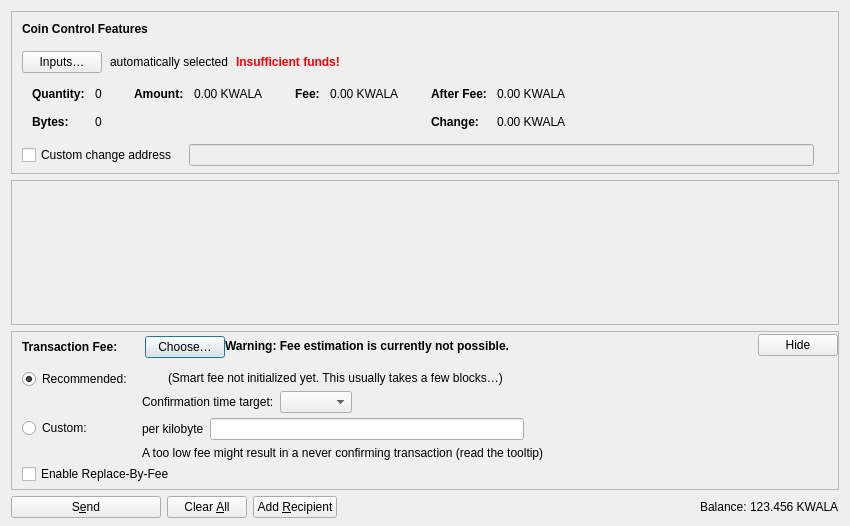
<?xml version="1.0" encoding="UTF-8"?>
<ui version="4.0">
 <class>SendCoinsDialog</class>
 <widget class="QDialog" name="SendCoinsDialog">
  <property name="geometry">
   <rect>
    <x>0</x>
    <y>0</y>
    <width>850</width>
    <height>526</height>
   </rect>
  </property>
  <property name="windowTitle">
   <string>Send Coins</string>
  </property>
  <layout class="QVBoxLayout" name="verticalLayout" stretch="0,1,0,0">
   <property name="bottomMargin">
    <number>8</number>
   </property>
   <item>
    <widget class="QFrame" name="frameCoinControl">
     <property name="sizePolicy">
      <sizepolicy hsizetype="Expanding" vsizetype="Expanding">
       <horstretch>0</horstretch>
       <verstretch>0</verstretch>
      </sizepolicy>
     </property>
     <property name="maximumSize">
      <size>
       <width>16777215</width>
       <height>16777215</height>
      </size>
     </property>
     <property name="frameShape">
      <enum>QFrame::StyledPanel</enum>
     </property>
     <property name="frameShadow">
      <enum>QFrame::Sunken</enum>
     </property>
     <layout class="QVBoxLayout" name="verticalLayoutCoinControl2">
      <property name="spacing">
       <number>0</number>
      </property>
      <property name="leftMargin">
       <number>0</number>
      </property>
      <property name="topMargin">
       <number>0</number>
      </property>
      <property name="rightMargin">
       <number>0</number>
      </property>
      <property name="bottomMargin">
       <number>6</number>
      </property>
      <item>
       <layout class="QVBoxLayout" name="verticalLayoutCoinControl" stretch="0,0,0,0,1">
        <property name="spacing">
         <number>0</number>
        </property>
        <property name="leftMargin">
         <number>10</number>
        </property>
        <property name="topMargin">
         <number>10</number>
        </property>
        <item>
         <layout class="QHBoxLayout" name="horizontalLayoutCoinControl1">
          <property name="bottomMargin">
           <number>15</number>
          </property>
          <item>
           <widget class="QLabel" name="labelCoinControlFeatures">
            <property name="sizePolicy">
             <sizepolicy hsizetype="Preferred" vsizetype="Maximum">
              <horstretch>0</horstretch>
              <verstretch>0</verstretch>
             </sizepolicy>
            </property>
            <property name="font">
             <font>
              <weight>75</weight>
              <bold>true</bold>
             </font>
            </property>
            <property name="styleSheet">
             <string notr="true">font-weight:bold;</string>
            </property>
            <property name="text">
             <string>Coin Control Features</string>
            </property>
           </widget>
          </item>
         </layout>
        </item>
        <item>
         <layout class="QHBoxLayout" name="horizontalLayoutCoinControl2" stretch="0,0,0,0">
          <property name="spacing">
           <number>8</number>
          </property>
          <property name="bottomMargin">
           <number>10</number>
          </property>
          <item>
           <widget class="QPushButton" name="pushButtonCoinControl">
            <property name="styleSheet">
             <string notr="true"/>
            </property>
            <property name="text">
             <string>Inputs…</string>
            </property>
            <property name="autoDefault">
             <bool>false</bool>
            </property>
           </widget>
          </item>
          <item>
           <widget class="QLabel" name="labelCoinControlAutomaticallySelected">
            <property name="text">
             <string>automatically selected</string>
            </property>
            <property name="margin">
             <number>5</number>
            </property>
           </widget>
          </item>
          <item>
           <widget class="QLabel" name="labelCoinControlInsuffFunds">
            <property name="font">
             <font>
              <weight>75</weight>
              <bold>true</bold>
             </font>
            </property>
            <property name="styleSheet">
             <string notr="true">color:red;font-weight:bold;</string>
            </property>
            <property name="text">
             <string>Insufficient funds!</string>
            </property>
            <property name="margin">
             <number>5</number>
            </property>
           </widget>
          </item>
          <item>
           <spacer name="horizontalSpacerCoinControl">
            <property name="orientation">
             <enum>Qt::Horizontal</enum>
            </property>
            <property name="sizeHint" stdset="0">
             <size>
              <width>40</width>
              <height>1</height>
             </size>
            </property>
           </spacer>
          </item>
         </layout>
        </item>
        <item>
         <widget class="QWidget" name="widgetCoinControl" native="true">
          <property name="sizePolicy">
           <sizepolicy hsizetype="Preferred" vsizetype="Preferred">
            <horstretch>0</horstretch>
            <verstretch>0</verstretch>
           </sizepolicy>
          </property>
          <property name="minimumSize">
           <size>
            <width>0</width>
            <height>0</height>
           </size>
          </property>
          <property name="styleSheet">
           <string notr="true"/>
          </property>
          <layout class="QHBoxLayout" name="horizontalLayoutCoinControl5">
           <property name="leftMargin">
            <number>0</number>
           </property>
           <property name="topMargin">
            <number>0</number>
           </property>
           <property name="rightMargin">
            <number>0</number>
           </property>
           <property name="bottomMargin">
            <number>0</number>
           </property>
           <item>
            <layout class="QHBoxLayout" name="horizontalLayoutCoinControl3" stretch="0,0,0,1">
             <property name="spacing">
              <number>20</number>
             </property>
             <property name="topMargin">
              <number>0</number>
             </property>
             <property name="bottomMargin">
              <number>10</number>
             </property>
             <item>
              <layout class="QFormLayout" name="formLayoutCoinControl1">
               <property name="labelAlignment">
                <set>Qt::AlignLeft|Qt::AlignVCenter</set>
               </property>
               <property name="horizontalSpacing">
                <number>10</number>
               </property>
               <property name="verticalSpacing">
                <number>14</number>
               </property>
               <property name="leftMargin">
                <number>10</number>
               </property>
               <property name="topMargin">
                <number>4</number>
               </property>
               <property name="rightMargin">
                <number>6</number>
               </property>
               <item row="0" column="0">
                <widget class="QLabel" name="labelCoinControlQuantityText">
                 <property name="font">
                  <font>
                   <weight>75</weight>
                   <bold>true</bold>
                  </font>
                 </property>
                 <property name="text">
                  <string>Quantity:</string>
                 </property>
                 <property name="margin">
                  <number>0</number>
                 </property>
                </widget>
               </item>
               <item row="0" column="1">
                <widget class="QLabel" name="labelCoinControlQuantity">
                 <property name="cursor">
                  <cursorShape>IBeamCursor</cursorShape>
                 </property>
                 <property name="contextMenuPolicy">
                  <enum>Qt::ActionsContextMenu</enum>
                 </property>
                 <property name="text">
                  <string notr="true">0</string>
                 </property>
                 <property name="margin">
                  <number>0</number>
                 </property>
                 <property name="textInteractionFlags">
                  <set>Qt::LinksAccessibleByMouse|Qt::TextSelectableByKeyboard|Qt::TextSelectableByMouse</set>
                 </property>
                </widget>
               </item>
               <item row="1" column="0">
                <widget class="QLabel" name="labelCoinControlBytesText">
                 <property name="font">
                  <font>
                   <weight>75</weight>
                   <bold>true</bold>
                  </font>
                 </property>
                 <property name="text">
                  <string>Bytes:</string>
                 </property>
                </widget>
               </item>
               <item row="1" column="1">
                <widget class="QLabel" name="labelCoinControlBytes">
                 <property name="cursor">
                  <cursorShape>IBeamCursor</cursorShape>
                 </property>
                 <property name="contextMenuPolicy">
                  <enum>Qt::ActionsContextMenu</enum>
                 </property>
                 <property name="text">
                  <string notr="true">0</string>
                 </property>
                 <property name="textInteractionFlags">
                  <set>Qt::LinksAccessibleByMouse|Qt::TextSelectableByKeyboard|Qt::TextSelectableByMouse</set>
                 </property>
                </widget>
               </item>
              </layout>
             </item>
             <item>
              <layout class="QFormLayout" name="formLayoutCoinControl2">
               <property name="horizontalSpacing">
                <number>10</number>
               </property>
               <property name="verticalSpacing">
                <number>14</number>
               </property>
               <property name="leftMargin">
                <number>6</number>
               </property>
               <property name="topMargin">
                <number>4</number>
               </property>
               <property name="rightMargin">
                <number>6</number>
               </property>
               <item row="0" column="0">
                <widget class="QLabel" name="labelCoinControlAmountText">
                 <property name="font">
                  <font>
                   <weight>75</weight>
                   <bold>true</bold>
                  </font>
                 </property>
                 <property name="text">
                  <string>Amount:</string>
                 </property>
                 <property name="margin">
                  <number>0</number>
                 </property>
                </widget>
               </item>
               <item row="0" column="1">
                <widget class="QLabel" name="labelCoinControlAmount">
                 <property name="cursor">
                  <cursorShape>IBeamCursor</cursorShape>
                 </property>
                 <property name="contextMenuPolicy">
                  <enum>Qt::ActionsContextMenu</enum>
                 </property>
                 <property name="text">
                  <string notr="true">0.00 KWALA</string>
                 </property>
                 <property name="textInteractionFlags">
                  <set>Qt::LinksAccessibleByMouse|Qt::TextSelectableByKeyboard|Qt::TextSelectableByMouse</set>
                 </property>
                </widget>
               </item>
              </layout>
             </item>
             <item>
              <layout class="QFormLayout" name="formLayoutCoinControl3">
               <property name="horizontalSpacing">
                <number>10</number>
               </property>
               <property name="verticalSpacing">
                <number>14</number>
               </property>
               <property name="leftMargin">
                <number>6</number>
               </property>
               <property name="topMargin">
                <number>4</number>
               </property>
               <property name="rightMargin">
                <number>6</number>
               </property>
               <item row="0" column="0">
                <widget class="QLabel" name="labelCoinControlFeeText">
                 <property name="font">
                  <font>
                   <weight>75</weight>
                   <bold>true</bold>
                  </font>
                 </property>
                 <property name="text">
                  <string>Fee:</string>
                 </property>
                 <property name="margin">
                  <number>0</number>
                 </property>
                </widget>
               </item>
               <item row="0" column="1">
                <widget class="QLabel" name="labelCoinControlFee">
                 <property name="cursor">
                  <cursorShape>IBeamCursor</cursorShape>
                 </property>
                 <property name="contextMenuPolicy">
                  <enum>Qt::ActionsContextMenu</enum>
                 </property>
                 <property name="text">
                  <string notr="true">0.00 KWALA</string>
                 </property>
                 <property name="textInteractionFlags">
                  <set>Qt::LinksAccessibleByMouse|Qt::TextSelectableByKeyboard|Qt::TextSelectableByMouse</set>
                 </property>
                </widget>
               </item>
              </layout>
             </item>
             <item>
              <layout class="QFormLayout" name="formLayoutCoinControl4">
               <property name="labelAlignment">
                <set>Qt::AlignLeft|Qt::AlignVCenter</set>
               </property>
               <property name="horizontalSpacing">
                <number>10</number>
               </property>
               <property name="verticalSpacing">
                <number>14</number>
               </property>
               <property name="leftMargin">
                <number>6</number>
               </property>
               <property name="topMargin">
                <number>4</number>
               </property>
               <property name="rightMargin">
                <number>6</number>
               </property>
               <item row="0" column="0">
                <widget class="QLabel" name="labelCoinControlAfterFeeText">
                 <property name="font">
                  <font>
                   <weight>75</weight>
                   <bold>true</bold>
                  </font>
                 </property>
                 <property name="text">
                  <string>After Fee:</string>
                 </property>
                 <property name="margin">
                  <number>0</number>
                 </property>
                </widget>
               </item>
               <item row="0" column="1">
                <widget class="QLabel" name="labelCoinControlAfterFee">
                 <property name="cursor">
                  <cursorShape>IBeamCursor</cursorShape>
                 </property>
                 <property name="contextMenuPolicy">
                  <enum>Qt::ActionsContextMenu</enum>
                 </property>
                 <property name="text">
                  <string notr="true">0.00 KWALA</string>
                 </property>
                 <property name="textInteractionFlags">
                  <set>Qt::LinksAccessibleByMouse|Qt::TextSelectableByKeyboard|Qt::TextSelectableByMouse</set>
                 </property>
                </widget>
               </item>
               <item row="1" column="0">
                <widget class="QLabel" name="labelCoinControlChangeText">
                 <property name="font">
                  <font>
                   <weight>75</weight>
                   <bold>true</bold>
                  </font>
                 </property>
                 <property name="text">
                  <string>Change:</string>
                 </property>
                </widget>
               </item>
               <item row="1" column="1">
                <widget class="QLabel" name="labelCoinControlChange">
                 <property name="cursor">
                  <cursorShape>IBeamCursor</cursorShape>
                 </property>
                 <property name="contextMenuPolicy">
                  <enum>Qt::ActionsContextMenu</enum>
                 </property>
                 <property name="text">
                  <string notr="true">0.00 KWALA</string>
                 </property>
                 <property name="textInteractionFlags">
                  <set>Qt::LinksAccessibleByMouse|Qt::TextSelectableByKeyboard|Qt::TextSelectableByMouse</set>
                 </property>
                </widget>
               </item>
              </layout>
             </item>
            </layout>
           </item>
          </layout>
         </widget>
        </item>
        <item>
         <layout class="QHBoxLayout" name="horizontalLayoutCoinControl4" stretch="0,0,0">
          <property name="spacing">
           <number>12</number>
          </property>
          <property name="sizeConstraint">
           <enum>QLayout::SetDefaultConstraint</enum>
          </property>
          <property name="topMargin">
           <number>5</number>
          </property>
          <property name="rightMargin">
           <number>5</number>
          </property>
          <item>
           <widget class="QCheckBox" name="checkBoxCoinControlChange">
            <property name="toolTip">
             <string>If this is activated, but the change address is empty or invalid, change will be sent to a newly generated address.</string>
            </property>
            <property name="text">
             <string>Custom change address</string>
            </property>
           </widget>
          </item>
          <item>
           <widget class="QValidatedLineEdit" name="lineEditCoinControlChange">
            <property name="enabled">
             <bool>false</bool>
            </property>
            <property name="sizePolicy">
             <sizepolicy hsizetype="Expanding" vsizetype="Fixed">
              <horstretch>0</horstretch>
              <verstretch>0</verstretch>
             </sizepolicy>
            </property>
           </widget>
          </item>
          <item>
           <widget class="QLabel" name="labelCoinControlChangeLabel">
            <property name="sizePolicy">
             <sizepolicy hsizetype="Preferred" vsizetype="Expanding">
              <horstretch>0</horstretch>
              <verstretch>0</verstretch>
             </sizepolicy>
            </property>
            <property name="minimumSize">
             <size>
              <width>0</width>
              <height>0</height>
             </size>
            </property>
            <property name="text">
             <string/>
            </property>
            <property name="margin">
             <number>3</number>
            </property>
           </widget>
          </item>
         </layout>
        </item>
        <item>
         <spacer name="verticalSpacerCoinControl">
          <property name="orientation">
           <enum>Qt::Vertical</enum>
          </property>
          <property name="sizeHint" stdset="0">
           <size>
            <width>800</width>
            <height>1</height>
           </size>
          </property>
         </spacer>
        </item>
       </layout>
      </item>
     </layout>
    </widget>
   </item>
   <item>
    <widget class="QScrollArea" name="scrollArea">
     <property name="widgetResizable">
      <bool>true</bool>
     </property>
     <widget class="QWidget" name="scrollAreaWidgetContents">
      <property name="geometry">
       <rect>
        <x>0</x>
        <y>0</y>
        <width>830</width>
        <height>104</height>
       </rect>
      </property>
      <layout class="QVBoxLayout" name="verticalLayout_2" stretch="0,1">
       <property name="leftMargin">
        <number>0</number>
       </property>
       <property name="topMargin">
        <number>0</number>
       </property>
       <property name="rightMargin">
        <number>0</number>
       </property>
       <property name="bottomMargin">
        <number>0</number>
       </property>
       <item>
        <layout class="QVBoxLayout" name="entries">
         <property name="spacing">
          <number>6</number>
         </property>
        </layout>
       </item>
       <item>
        <spacer name="verticalSpacer">
         <property name="orientation">
          <enum>Qt::Vertical</enum>
         </property>
         <property name="sizeHint" stdset="0">
          <size>
           <width>20</width>
           <height>40</height>
          </size>
         </property>
        </spacer>
       </item>
      </layout>
     </widget>
    </widget>
   </item>
   <item>
    <widget class="QFrame" name="frameFee">
     <property name="sizePolicy">
      <sizepolicy hsizetype="Expanding" vsizetype="Expanding">
       <horstretch>0</horstretch>
       <verstretch>0</verstretch>
      </sizepolicy>
     </property>
     <property name="maximumSize">
      <size>
       <width>16777215</width>
       <height>16777215</height>
      </size>
     </property>
     <property name="frameShape">
      <enum>QFrame::StyledPanel</enum>
     </property>
     <property name="frameShadow">
      <enum>QFrame::Sunken</enum>
     </property>
     <layout class="QVBoxLayout" name="verticalLayoutFee1">
      <property name="spacing">
       <number>0</number>
      </property>
      <property name="leftMargin">
       <number>0</number>
      </property>
      <property name="topMargin">
       <number>0</number>
      </property>
      <property name="rightMargin">
       <number>0</number>
      </property>
      <property name="bottomMargin">
       <number>0</number>
      </property>
      <item>
       <layout class="QVBoxLayout" name="verticalLayoutFee2" stretch="0,0,0">
        <property name="spacing">
         <number>0</number>
        </property>
        <property name="leftMargin">
         <number>10</number>
        </property>
        <property name="topMargin">
         <number>0</number>
        </property>
        <item>
         <layout class="QHBoxLayout" name="horizontalLayoutFee1">
          <property name="bottomMargin">
           <number>0</number>
          </property>
          <item>
           <layout class="QVBoxLayout" name="verticalLayoutFee7">
            <property name="spacing">
             <number>0</number>
            </property>
            <item>
             <spacer name="verticalSpacerSmartFee">
              <property name="orientation">
               <enum>Qt::Vertical</enum>
              </property>
              <property name="sizeType">
               <enum>QSizePolicy::Fixed</enum>
              </property>
              <property name="sizeHint" stdset="0">
               <size>
                <width>1</width>
                <height>4</height>
               </size>
              </property>
             </spacer>
            </item>
            <item>
             <layout class="QHBoxLayout" name="horizontalLayoutSmartFee">
              <property name="spacing">
               <number>10</number>
              </property>
              <item>
               <widget class="QLabel" name="labelFeeHeadline">
                <property name="sizePolicy">
                 <sizepolicy hsizetype="Preferred" vsizetype="Maximum">
                  <horstretch>0</horstretch>
                  <verstretch>0</verstretch>
                 </sizepolicy>
                </property>
                <property name="font">
                 <font>
                  <weight>75</weight>
                  <bold>true</bold>
                 </font>
                </property>
                <property name="styleSheet">
                 <string notr="true">font-weight:bold;</string>
                </property>
                <property name="text">
                 <string>Transaction Fee:</string>
                </property>
               </widget>
              </item>
              <item>
               <widget class="QLabel" name="labelFeeMinimized">
                <property name="text">
                 <string/>
                </property>
               </widget>
              </item>
              <item>
               <widget class="QPushButton" name="buttonChooseFee">
                <property name="text">
                 <string>Choose…</string>
                </property>
               </widget>
              </item>
             </layout>
            </item>
            <item>
             <spacer name="verticalSpacer_5">
              <property name="orientation">
               <enum>Qt::Vertical</enum>
              </property>
              <property name="sizeHint" stdset="0">
               <size>
                <width>1</width>
                <height>1</height>
               </size>
              </property>
             </spacer>
            </item>
           </layout>
          </item>
          <item>
           <widget class="QLabel" name="fallbackFeeWarningLabel">
            <property name="toolTip">
             <string>Using the fallbackfee can result in sending a transaction that will take several hours or days (or never) to confirm. Consider choosing your fee manually or wait until you have validated the complete chain.</string>
            </property>
            <property name="font">
            <font>
                <weight>75</weight>
                <bold>true</bold>
            </font>
            </property>
            <property name="text">
             <string>Warning: Fee estimation is currently not possible.</string>
            </property>
            <property name="wordWrap">
             <bool>false</bool>
            </property>
           </widget>
          </item>
          <item>
           <spacer name="horizontalSpacer_4">
            <property name="orientation">
             <enum>Qt::Horizontal</enum>
            </property>
            <property name="sizeType">
             <enum>QSizePolicy::MinimumExpanding</enum>
            </property>
            <property name="sizeHint" stdset="0">
             <size>
              <width>40</width>
              <height>20</height>
             </size>
            </property>
           </spacer>
          </item>
          <item>
           <widget class="QPushButton" name="buttonMinimizeFee">
            <property name="toolTip">
             <string>Hide transaction fee settings</string>
            </property>
            <property name="text">
             <string>Hide</string>
            </property>
           </widget>
          </item>
         </layout>
        </item>
        <item>
         <widget class="QFrame" name="frameFeeSelection">
          <layout class="QVBoxLayout" name="verticalLayoutFee12">
           <property name="spacing">
            <number>0</number>
           </property>
           <property name="leftMargin">
            <number>0</number>
           </property>
           <property name="topMargin">
            <number>0</number>
           </property>
           <property name="rightMargin">
            <number>0</number>
           </property>
           <property name="bottomMargin">
            <number>0</number>
           </property>
           <item>
            <layout class="QGridLayout" name="gridLayoutFee">
             <property name="topMargin">
              <number>10</number>
             </property>
             <property name="bottomMargin">
              <number>4</number>
             </property>
             <property name="horizontalSpacing">
              <number>10</number>
             </property>
             <property name="verticalSpacing">
              <number>4</number>
             </property>
             <item row="1" column="1">
              <layout class="QVBoxLayout" name="verticalLayoutFee8">
               <property name="spacing">
                <number>6</number>
               </property>
               <item>
                <layout class="QHBoxLayout" name="horizontalLayoutFee13">
                 <item>
                  <widget class="QLabel" name="labelCustomPerKilobyte">
                   <property name="toolTip">
                    <string>Specify a custom fee per kB (1,000 bytes) of the transaction's virtual size.

Note:  Since the fee is calculated on a per-byte basis, a fee rate of "100 satoshis per kvB" for a transaction size of 500 virtual bytes (half of 1 kvB) would ultimately yield a fee of only 50 satoshis.</string>
                   </property>
                   <property name="text">
                    <string>per kilobyte</string>
                   </property>
                  </widget>
                 </item>
                 <item>
                  <widget class="KwalaCoinsAmountField" name="customFee"/>
                 </item>
                 <item>
                  <spacer name="horizontalSpacer_6">
                   <property name="orientation">
                    <enum>Qt::Horizontal</enum>
                   </property>
                   <property name="sizeHint" stdset="0">
                    <size>
                     <width>1</width>
                     <height>1</height>
                    </size>
                   </property>
                  </spacer>
                 </item>
                </layout>
               </item>
               <item>
                <layout class="QHBoxLayout" name="horizontalLayoutFee8">
                 <item>
                  <widget class="QLabel" name="labelCustomFeeWarning">
                   <property name="enabled">
                    <bool>true</bool>
                   </property>
                   <property name="toolTip">
                    <string>When there is less transaction volume than space in the blocks, miners as well as relaying nodes may enforce a minimum fee. Paying only this minimum fee is just fine, but be aware that this can result in a never confirming transaction once there is more demand for kwalacoin transactions than the network can process.</string>
                   </property>
                   <property name="text">
                    <string>A too low fee might result in a never confirming transaction (read the tooltip)</string>
                   </property>
                  </widget>
                 </item>
                 <item>
                  <spacer name="horizontalSpacer_2">
                   <property name="orientation">
                    <enum>Qt::Horizontal</enum>
                   </property>
                   <property name="sizeHint" stdset="0">
                    <size>
                     <width>1</width>
                     <height>1</height>
                    </size>
                   </property>
                  </spacer>
                 </item>
                </layout>
               </item>
              </layout>
             </item>
             <item row="0" column="0">
              <layout class="QVBoxLayout" name="verticalLayoutFee4" stretch="0,1">
               <item>
                <widget class="QRadioButton" name="radioSmartFee">
                 <property name="text">
                  <string>Recommended:</string>
                 </property>
                 <property name="checked">
                  <bool>true</bool>
                 </property>
                 <attribute name="buttonGroup">
                  <string notr="true">groupFee</string>
                 </attribute>
                </widget>
               </item>
               <item>
                <spacer name="verticalSpacer_2">
                 <property name="orientation">
                  <enum>Qt::Vertical</enum>
                 </property>
                 <property name="sizeHint" stdset="0">
                  <size>
                   <width>1</width>
                   <height>1</height>
                  </size>
                 </property>
                </spacer>
               </item>
              </layout>
             </item>
             <item row="1" column="0">
              <layout class="QVBoxLayout" name="verticalLayoutFee9" stretch="0,1">
               <item>
                <widget class="QRadioButton" name="radioCustomFee">
                 <property name="text">
                  <string>Custom:</string>
                 </property>
                 <attribute name="buttonGroup">
                  <string notr="true">groupFee</string>
                 </attribute>
                </widget>
               </item>
               <item>
                <spacer name="verticalSpacer_6">
                 <property name="orientation">
                  <enum>Qt::Vertical</enum>
                 </property>
                 <property name="sizeHint" stdset="0">
                  <size>
                   <width>1</width>
                   <height>1</height>
                  </size>
                 </property>
                </spacer>
               </item>
              </layout>
             </item>
             <item row="0" column="1">
              <layout class="QVBoxLayout" name="verticalLayoutFee3" stretch="0,0,1">
               <property name="spacing">
                <number>6</number>
               </property>
               <property name="topMargin">
                <number>2</number>
               </property>
               <item>
                <layout class="QHBoxLayout" name="horizontalLayoutFee12">
                 <item>
                  <widget class="QLabel" name="labelSmartFee">
                   <property name="text">
                    <string/>
                   </property>
                  </widget>
                 </item>
                 <item>
                  <widget class="QLabel" name="labelFeeEstimation">
                   <property name="text">
                    <string/>
                   </property>
                  </widget>
                 </item>
                 <item>
                  <widget class="QLabel" name="labelSmartFee2">
                   <property name="text">
                    <string>(Smart fee not initialized yet. This usually takes a few blocks…)</string>
                   </property>
                  </widget>
                 </item>
                 <item>
                  <spacer name="horizontalSpacer_5">
                   <property name="orientation">
                    <enum>Qt::Horizontal</enum>
                   </property>
                   <property name="sizeHint" stdset="0">
                    <size>
                     <width>1</width>
                     <height>1</height>
                    </size>
                   </property>
                  </spacer>
                 </item>
                </layout>
               </item>
               <item>
                <layout class="QHBoxLayout" name="horizontalLayoutFee9">
                 <item>
                  <layout class="QVBoxLayout" name="verticalLayoutFee6">
                   <item>
                    <widget class="QLabel" name="labelSmartFee3">
                     <property name="text">
                      <string>Confirmation time target:</string>
                     </property>
                    </widget>
                   </item>
                  </layout>
                 </item>
                 <item>
                  <layout class="QVBoxLayout" name="verticalLayoutFee5">
                   <property name="rightMargin">
                    <number>30</number>
                   </property>
                   <item>
                    <layout class="QHBoxLayout" name="horizontalLayoutConfTarget">
                     <property name="bottomMargin">
                      <number>0</number>
                     </property>
                     <item>
                      <widget class="QComboBox" name="confTargetSelector"/>
                     </item>
                     <item>
                      <spacer name="horizontalSpacerConfTarget">
                       <property name="orientation">
                        <enum>Qt::Horizontal</enum>
                       </property>
                       <property name="sizeHint" stdset="0">
                        <size>
                         <width>40</width>
                         <height>20</height>
                        </size>
                       </property>
                      </spacer>
                     </item>
                    </layout>
                   </item>
                  </layout>
                 </item>
                </layout>
               </item>
               <item>
                <spacer name="verticalSpacer_4">
                 <property name="orientation">
                  <enum>Qt::Vertical</enum>
                 </property>
                 <property name="sizeHint" stdset="0">
                  <size>
                   <width>1</width>
                   <height>1</height>
                  </size>
                 </property>
                </spacer>
               </item>
              </layout>
             </item>
            </layout>
           </item>
           <item>
            <widget class="QCheckBox" name="optInRBF">
             <property name="text">
              <string>Enable Replace-By-Fee</string>
             </property>
             <property name="toolTip">
              <string>With Replace-By-Fee (BIP-125) you can increase a transaction's fee after it is sent. Without this, a higher fee may be recommended to compensate for increased transaction delay risk.</string>
             </property>
            </widget>
           </item>
          </layout>
         </widget>
        </item>
        <item>
         <spacer name="verticalSpacerFee">
          <property name="orientation">
           <enum>Qt::Vertical</enum>
          </property>
          <property name="sizeHint" stdset="0">
           <size>
            <width>40</width>
            <height>5</height>
           </size>
          </property>
         </spacer>
        </item>
       </layout>
      </item>
     </layout>
    </widget>
   </item>
   <item>
    <layout class="QHBoxLayout" name="horizontalLayout">
     <item>
      <widget class="QPushButton" name="sendButton">
       <property name="minimumSize">
        <size>
         <width>150</width>
         <height>0</height>
        </size>
       </property>
       <property name="toolTip">
        <string>Confirm the send action</string>
       </property>
       <property name="text">
        <string>S&amp;end</string>
       </property>
       <property name="icon">
        <iconset resource="../kwalacoin.qrc">
         <normaloff>:/icons/send</normaloff>:/icons/send</iconset>
       </property>
       <property name="autoDefault">
        <bool>false</bool>
       </property>
       <property name="default">
        <bool>false</bool>
       </property>
      </widget>
     </item>
     <item>
      <widget class="QPushButton" name="clearButton">
       <property name="sizePolicy">
        <sizepolicy hsizetype="Minimum" vsizetype="Fixed">
         <horstretch>0</horstretch>
         <verstretch>0</verstretch>
        </sizepolicy>
       </property>
       <property name="toolTip">
        <string>Clear all fields of the form.</string>
       </property>
       <property name="text">
        <string>Clear &amp;All</string>
       </property>
       <property name="icon">
        <iconset resource="../kwalacoin.qrc">
         <normaloff>:/icons/remove</normaloff>:/icons/remove</iconset>
       </property>
       <property name="autoDefault">
        <bool>false</bool>
       </property>
      </widget>
     </item>
     <item>
      <widget class="QPushButton" name="addButton">
       <property name="toolTip">
        <string>Send to multiple recipients at once</string>
       </property>
       <property name="text">
        <string>Add &amp;Recipient</string>
       </property>
       <property name="icon">
        <iconset resource="../kwalacoin.qrc">
         <normaloff>:/icons/add</normaloff>:/icons/add</iconset>
       </property>
       <property name="autoDefault">
        <bool>false</bool>
       </property>
      </widget>
     </item>
     <item>
      <spacer name="horizontalSpacer">
       <property name="orientation">
        <enum>Qt::Horizontal</enum>
       </property>
       <property name="sizeHint" stdset="0">
        <size>
         <width>40</width>
         <height>20</height>
        </size>
       </property>
      </spacer>
     </item>
     <item>
      <layout class="QHBoxLayout" name="horizontalLayout_2">
       <property name="spacing">
        <number>3</number>
       </property>
       <item>
        <widget class="QLabel" name="labelBalanceName">
         <property name="sizePolicy">
          <sizepolicy hsizetype="Preferred" vsizetype="Fixed">
           <horstretch>0</horstretch>
           <verstretch>0</verstretch>
          </sizepolicy>
         </property>
         <property name="text">
          <string>Balance:</string>
         </property>
        </widget>
       </item>
       <item>
        <widget class="QLabel" name="labelBalance">
         <property name="sizePolicy">
          <sizepolicy hsizetype="Preferred" vsizetype="Fixed">
           <horstretch>0</horstretch>
           <verstretch>0</verstretch>
          </sizepolicy>
         </property>
         <property name="cursor">
          <cursorShape>IBeamCursor</cursorShape>
         </property>
         <property name="text">
          <string notr="true">123.456 KWALA</string>
         </property>
         <property name="textInteractionFlags">
          <set>Qt::LinksAccessibleByMouse|Qt::TextSelectableByKeyboard|Qt::TextSelectableByMouse</set>
         </property>
        </widget>
       </item>
      </layout>
     </item>
    </layout>
   </item>
  </layout>
 </widget>
 <customwidgets>
  <customwidget>
   <class>QValidatedLineEdit</class>
   <extends>QLineEdit</extends>
   <header>qt/qvalidatedlineedit.h</header>
  </customwidget>
  <customwidget>
   <class>KwalaCoinsAmountField</class>
   <extends>QLineEdit</extends>
   <header>qt/kwalacoinamountfield.h</header>
   <container>1</container>
  </customwidget>
 </customwidgets>
 <resources>
  <include location="../kwalacoin.qrc"/>
 </resources>
 <connections/>
 <buttongroups>
  <buttongroup name="groupFee"/>
 </buttongroups>
</ui>
